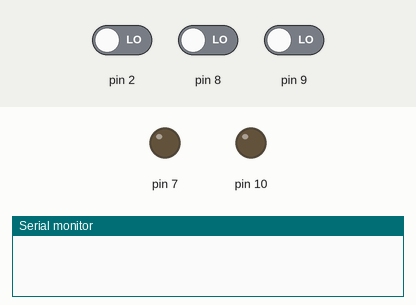
Recording of a sketch running on a simulated Arduino Uno, built with avr-gcc and run on an emulated ATmega328P. On the bench: output pins drawn as LEDs (lit = HIGH), the last lines printed to the serial monitor. Inputs (shaded band) come from the test bench; at power-on: pin 9 LOW, pin 2 LOW, pin 8 LOW.

Above: at 1.2 s.
1.3 s: pin 9 driven HIGH
At 2.5 s:
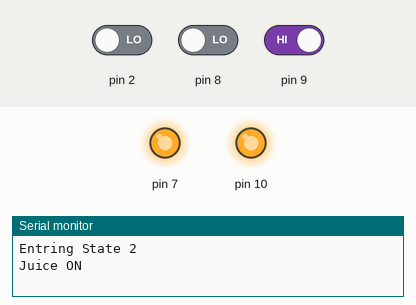
2.8 s: pin 2 driven HIGH
4.3 s: pin 2 driven LOW
At 4.8 s:
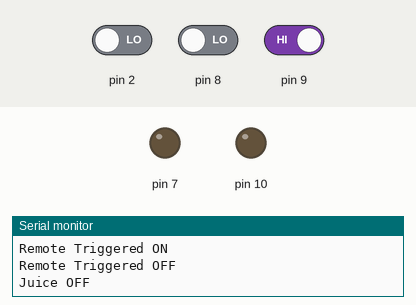
Timing chart, 0 to 7.3 s (numbered marks = the images above; inputs shaded):
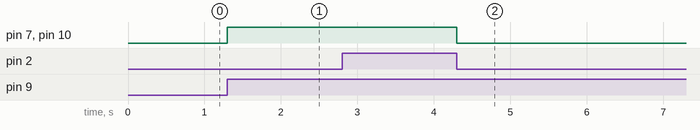

Measured:
- after the input at 1.3 s, pin 7, pin 10: LOW → HIGH at once
- after the input at 4.3 s, pin 7, pin 10: HIGH → LOW at once

The sketch:

JuicerCtrl.ino
```cpp
boolean input_change = false;
void trig()
{
  input_change = true;
}
float MaxNumSecondsValveOpen = 300;

void setup() {
  Serial.begin(9600);
  pinMode(2,INPUT);
  digitalWrite(2,LOW);

  pinMode(10,OUTPUT);
  digitalWrite(10,LOW);

  pinMode(7,OUTPUT);
  digitalWrite(7,LOW);

  pinMode(9,INPUT);
  pinMode(8,INPUT);
  digitalWrite(9,LOW);
  digitalWrite(8,LOW);

  attachInterrupt(0, trig, CHANGE );


}
int State, PrevState = 0; // 0 means off
boolean juice_onset = false;

boolean juice_flowing = false;
long TimeStamp = 0;
void  JuiceOn() {
  if (juice_flowing == false)
  {
    digitalWrite(10, HIGH);
    digitalWrite(7,HIGH);
    TimeStamp = millis();
    juice_flowing = true;
    Serial.println("Juice ON");
  }
}

void AutoShutoff() {
  float NumSecondsValveOpen = (millis() - TimeStamp)/1000;
  if (juice_flowing && NumSecondsValveOpen > MaxNumSecondsValveOpen) {
    Serial.println("Auto Juice OFF");
    JuiceOff();
  }
}

void  JuiceOff() {
  juice_flowing = false;
    digitalWrite(10,LOW);
    digitalWrite(7,LOW);
    Serial.println("Juice OFF");
}

void loop() {

    int I8 = digitalRead(8);
    int I9 = digitalRead(9);


   if (I8 == 1)
   {
     // Computer Controlled
     State = 1;
   }
   if (I9 == 1)
   {
     // Manual
     State = 2;
   }
   if (I8 == 0 && I9 == 0)
   {
     State = 0;
   }

  if (State != PrevState) {
   Serial.print("Entring State ");
   Serial.println(State);
    if (State == 2) {
      JuiceOn();
    }
    if (State == 1 || State == 0)
    {
      JuiceOff();
    }
  }

  if (input_change) {
    input_change = false;
    // Sample input port
    boolean PortInput = digitalRead(2);
    if (PortInput && State != 0) {
    Serial.println("Remote Triggered ON");
      // turn on juice
      JuiceOn();
    } else
    {
      // turn off juice
    Serial.println("Remote Triggered OFF");
      JuiceOff();
    }
  }

  // Auto shutoff valve
  AutoShutoff();

  PrevState = State;

}
```
